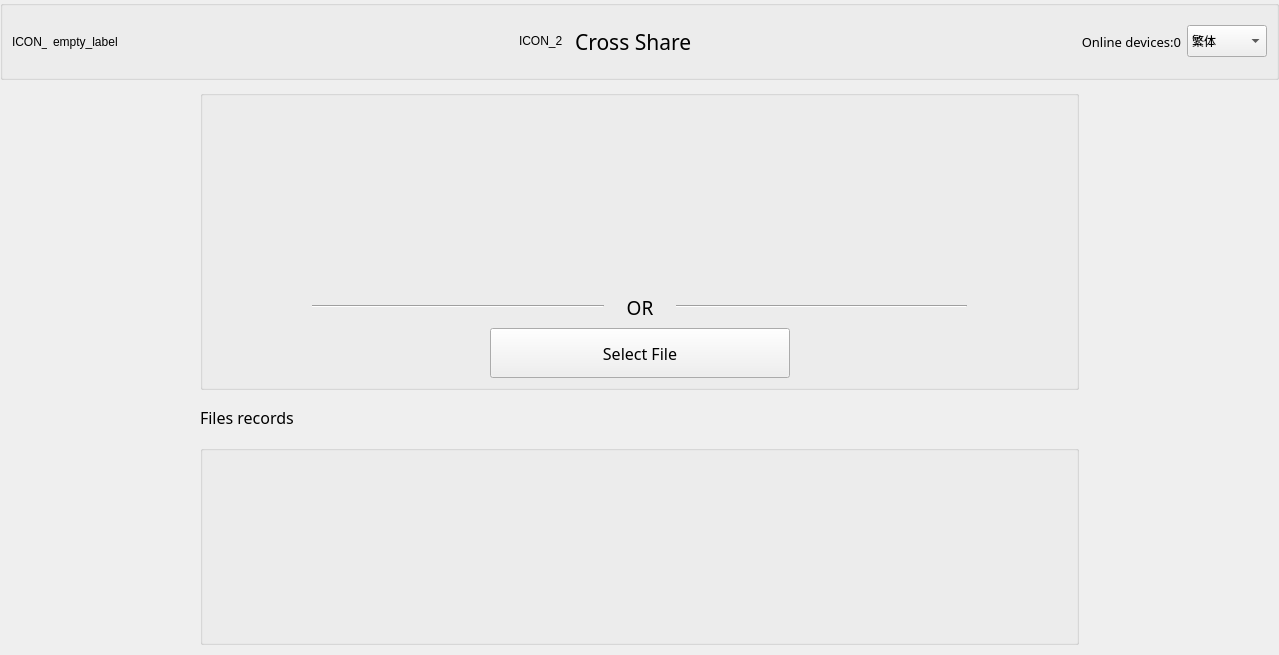
<?xml version="1.0" encoding="UTF-8"?>
<ui version="4.0">
 <class>MainWindow</class>
 <widget class="QMainWindow" name="MainWindow">
  <property name="geometry">
   <rect>
    <x>0</x>
    <y>0</y>
    <width>1279</width>
    <height>655</height>
   </rect>
  </property>
  <property name="windowTitle">
   <string>MainWindow</string>
  </property>
  <widget class="QWidget" name="centralwidget">
   <layout class="QVBoxLayout" name="verticalLayout">
    <property name="spacing">
     <number>10</number>
    </property>
    <property name="leftMargin">
     <number>0</number>
    </property>
    <property name="topMargin">
     <number>0</number>
    </property>
    <property name="rightMargin">
     <number>0</number>
    </property>
    <property name="bottomMargin">
     <number>10</number>
    </property>
    <item>
     <widget class="QGroupBox" name="top_box">
      <property name="sizePolicy">
       <sizepolicy hsizetype="Expanding" vsizetype="Fixed">
        <horstretch>0</horstretch>
        <verstretch>0</verstretch>
       </sizepolicy>
      </property>
      <property name="minimumSize">
       <size>
        <width>0</width>
        <height>80</height>
       </size>
      </property>
      <property name="maximumSize">
       <size>
        <width>16777215</width>
        <height>80</height>
       </size>
      </property>
      <property name="title">
       <string/>
      </property>
      <layout class="QHBoxLayout" name="horizontalLayout_3">
       <property name="topMargin">
        <number>0</number>
       </property>
       <property name="bottomMargin">
        <number>0</number>
       </property>
       <item>
        <widget class="QLabel" name="title_icon_1">
         <property name="sizePolicy">
          <sizepolicy hsizetype="Fixed" vsizetype="Fixed">
           <horstretch>0</horstretch>
           <verstretch>0</verstretch>
          </sizepolicy>
         </property>
         <property name="minimumSize">
          <size>
           <width>35</width>
           <height>35</height>
          </size>
         </property>
         <property name="maximumSize">
          <size>
           <width>35</width>
           <height>35</height>
          </size>
         </property>
         <property name="text">
          <string>ICON_1</string>
         </property>
        </widget>
       </item>
       <item>
        <widget class="QLabel" name="empty_label">
         <property name="sizePolicy">
          <sizepolicy hsizetype="Fixed" vsizetype="Expanding">
           <horstretch>0</horstretch>
           <verstretch>0</verstretch>
          </sizepolicy>
         </property>
         <property name="minimumSize">
          <size>
           <width>175</width>
           <height>0</height>
          </size>
         </property>
         <property name="maximumSize">
          <size>
           <width>175</width>
           <height>16777215</height>
          </size>
         </property>
         <property name="text">
          <string>empty_label</string>
         </property>
        </widget>
       </item>
       <item>
        <spacer name="horizontalSpacer_5">
         <property name="orientation">
          <enum>Qt::Horizontal</enum>
         </property>
         <property name="sizeHint" stdset="0">
          <size>
           <width>450</width>
           <height>20</height>
          </size>
         </property>
        </spacer>
       </item>
       <item>
        <widget class="QLabel" name="title_icon_2">
         <property name="sizePolicy">
          <sizepolicy hsizetype="Fixed" vsizetype="Fixed">
           <horstretch>0</horstretch>
           <verstretch>0</verstretch>
          </sizepolicy>
         </property>
         <property name="minimumSize">
          <size>
           <width>50</width>
           <height>32</height>
          </size>
         </property>
         <property name="maximumSize">
          <size>
           <width>50</width>
           <height>32</height>
          </size>
         </property>
         <property name="text">
          <string>ICON_2</string>
         </property>
        </widget>
       </item>
       <item>
        <widget class="QLabel" name="title_label">
         <property name="sizePolicy">
          <sizepolicy hsizetype="Fixed" vsizetype="Expanding">
           <horstretch>0</horstretch>
           <verstretch>0</verstretch>
          </sizepolicy>
         </property>
         <property name="minimumSize">
          <size>
           <width>185</width>
           <height>0</height>
          </size>
         </property>
         <property name="maximumSize">
          <size>
           <width>185</width>
           <height>16777215</height>
          </size>
         </property>
         <property name="font">
          <font>
           <family>Agency FB</family>
           <pointsize>16</pointsize>
          </font>
         </property>
         <property name="text">
          <string>Cross Share</string>
         </property>
         <property name="alignment">
          <set>Qt::AlignLeading|Qt::AlignLeft|Qt::AlignVCenter</set>
         </property>
        </widget>
       </item>
       <item>
        <spacer name="horizontalSpacer_6">
         <property name="orientation">
          <enum>Qt::Horizontal</enum>
         </property>
         <property name="sizeHint" stdset="0">
          <size>
           <width>400</width>
           <height>18</height>
          </size>
         </property>
        </spacer>
       </item>
       <item>
        <widget class="QLabel" name="online_devices_label">
         <property name="sizePolicy">
          <sizepolicy hsizetype="Fixed" vsizetype="Expanding">
           <horstretch>0</horstretch>
           <verstretch>0</verstretch>
          </sizepolicy>
         </property>
         <property name="minimumSize">
          <size>
           <width>180</width>
           <height>0</height>
          </size>
         </property>
         <property name="maximumSize">
          <size>
           <width>180</width>
           <height>16777215</height>
          </size>
         </property>
         <property name="font">
          <font>
           <family>Agency FB</family>
           <pointsize>10</pointsize>
          </font>
         </property>
         <property name="text">
          <string>Online devices:0</string>
         </property>
         <property name="alignment">
          <set>Qt::AlignRight|Qt::AlignTrailing|Qt::AlignVCenter</set>
         </property>
        </widget>
       </item>
       <item>
        <widget class="QComboBox" name="comboBox">
         <property name="sizePolicy">
          <sizepolicy hsizetype="Fixed" vsizetype="Fixed">
           <horstretch>0</horstretch>
           <verstretch>0</verstretch>
          </sizepolicy>
         </property>
         <property name="minimumSize">
          <size>
           <width>80</width>
           <height>32</height>
          </size>
         </property>
         <property name="maximumSize">
          <size>
           <width>80</width>
           <height>32</height>
          </size>
         </property>
         <item>
          <property name="text">
           <string>繁体</string>
          </property>
         </item>
        </widget>
       </item>
      </layout>
     </widget>
    </item>
    <item>
     <layout class="QHBoxLayout" name="horizontalLayout_5">
      <item>
       <spacer name="horizontalSpacer_9">
        <property name="orientation">
         <enum>Qt::Horizontal</enum>
        </property>
        <property name="sizeType">
         <enum>QSizePolicy::Fixed</enum>
        </property>
        <property name="sizeHint" stdset="0">
         <size>
          <width>200</width>
          <height>20</height>
         </size>
        </property>
       </spacer>
      </item>
      <item>
       <widget class="QGroupBox" name="middle_box">
        <property name="sizePolicy">
         <sizepolicy hsizetype="Expanding" vsizetype="Fixed">
          <horstretch>0</horstretch>
          <verstretch>0</verstretch>
         </sizepolicy>
        </property>
        <property name="minimumSize">
         <size>
          <width>0</width>
          <height>300</height>
         </size>
        </property>
        <property name="maximumSize">
         <size>
          <width>16777215</width>
          <height>300</height>
         </size>
        </property>
        <property name="title">
         <string/>
        </property>
        <layout class="QVBoxLayout" name="verticalLayout_2">
         <property name="topMargin">
          <number>9</number>
         </property>
         <property name="bottomMargin">
          <number>9</number>
         </property>
         <item>
          <widget class="QStackedWidget" name="drag_drop_area">
           <property name="sizePolicy">
            <sizepolicy hsizetype="Expanding" vsizetype="Expanding">
             <horstretch>0</horstretch>
             <verstretch>0</verstretch>
            </sizepolicy>
           </property>
           <widget class="QWidget" name="page_1"/>
           <widget class="QWidget" name="page_3"/>
          </widget>
         </item>
         <item>
          <layout class="QHBoxLayout" name="horizontalLayout_2">
           <item>
            <spacer name="horizontalSpacer">
             <property name="orientation">
              <enum>Qt::Horizontal</enum>
             </property>
             <property name="sizeType">
              <enum>QSizePolicy::Fixed</enum>
             </property>
             <property name="sizeHint" stdset="0">
              <size>
               <width>100</width>
               <height>20</height>
              </size>
             </property>
            </spacer>
           </item>
           <item>
            <widget class="Line" name="line_left">
             <property name="sizePolicy">
              <sizepolicy hsizetype="Expanding" vsizetype="Fixed">
               <horstretch>0</horstretch>
               <verstretch>0</verstretch>
              </sizepolicy>
             </property>
             <property name="orientation">
              <enum>Qt::Horizontal</enum>
             </property>
            </widget>
           </item>
           <item>
            <widget class="QLabel" name="label">
             <property name="sizePolicy">
              <sizepolicy hsizetype="Fixed" vsizetype="Fixed">
               <horstretch>0</horstretch>
               <verstretch>0</verstretch>
              </sizepolicy>
             </property>
             <property name="minimumSize">
              <size>
               <width>60</width>
               <height>30</height>
              </size>
             </property>
             <property name="maximumSize">
              <size>
               <width>60</width>
               <height>30</height>
              </size>
             </property>
             <property name="font">
              <font>
               <family>Agency FB</family>
               <pointsize>14</pointsize>
              </font>
             </property>
             <property name="text">
              <string>OR</string>
             </property>
             <property name="alignment">
              <set>Qt::AlignCenter</set>
             </property>
            </widget>
           </item>
           <item>
            <widget class="Line" name="line_right">
             <property name="sizePolicy">
              <sizepolicy hsizetype="Expanding" vsizetype="Fixed">
               <horstretch>0</horstretch>
               <verstretch>0</verstretch>
              </sizepolicy>
             </property>
             <property name="orientation">
              <enum>Qt::Horizontal</enum>
             </property>
            </widget>
           </item>
           <item>
            <spacer name="horizontalSpacer_2">
             <property name="orientation">
              <enum>Qt::Horizontal</enum>
             </property>
             <property name="sizeType">
              <enum>QSizePolicy::Fixed</enum>
             </property>
             <property name="sizeHint" stdset="0">
              <size>
               <width>100</width>
               <height>20</height>
              </size>
             </property>
            </spacer>
           </item>
          </layout>
         </item>
         <item>
          <layout class="QHBoxLayout" name="horizontalLayout">
           <item>
            <spacer name="horizontalSpacer_3">
             <property name="orientation">
              <enum>Qt::Horizontal</enum>
             </property>
             <property name="sizeHint" stdset="0">
              <size>
               <width>268</width>
               <height>28</height>
              </size>
             </property>
            </spacer>
           </item>
           <item>
            <widget class="QPushButton" name="select_file">
             <property name="sizePolicy">
              <sizepolicy hsizetype="Fixed" vsizetype="Fixed">
               <horstretch>0</horstretch>
               <verstretch>0</verstretch>
              </sizepolicy>
             </property>
             <property name="minimumSize">
              <size>
               <width>300</width>
               <height>50</height>
              </size>
             </property>
             <property name="maximumSize">
              <size>
               <width>300</width>
               <height>50</height>
              </size>
             </property>
             <property name="font">
              <font>
               <family>Agency FB</family>
               <pointsize>12</pointsize>
              </font>
             </property>
             <property name="text">
              <string>Select File</string>
             </property>
            </widget>
           </item>
           <item>
            <spacer name="horizontalSpacer_4">
             <property name="orientation">
              <enum>Qt::Horizontal</enum>
             </property>
             <property name="sizeHint" stdset="0">
              <size>
               <width>268</width>
               <height>38</height>
              </size>
             </property>
            </spacer>
           </item>
          </layout>
         </item>
        </layout>
       </widget>
      </item>
      <item>
       <spacer name="horizontalSpacer_10">
        <property name="orientation">
         <enum>Qt::Horizontal</enum>
        </property>
        <property name="sizeType">
         <enum>QSizePolicy::Fixed</enum>
        </property>
        <property name="sizeHint" stdset="0">
         <size>
          <width>200</width>
          <height>20</height>
         </size>
        </property>
       </spacer>
      </item>
     </layout>
    </item>
    <item>
     <layout class="QHBoxLayout" name="horizontalLayout_7">
      <item>
       <spacer name="horizontalSpacer_11">
        <property name="orientation">
         <enum>Qt::Horizontal</enum>
        </property>
        <property name="sizeType">
         <enum>QSizePolicy::Fixed</enum>
        </property>
        <property name="sizeHint" stdset="0">
         <size>
          <width>200</width>
          <height>20</height>
         </size>
        </property>
       </spacer>
      </item>
      <item>
       <widget class="QLabel" name="record_title_label">
        <property name="sizePolicy">
         <sizepolicy hsizetype="Fixed" vsizetype="Fixed">
          <horstretch>0</horstretch>
          <verstretch>0</verstretch>
         </sizepolicy>
        </property>
        <property name="minimumSize">
         <size>
          <width>150</width>
          <height>35</height>
         </size>
        </property>
        <property name="maximumSize">
         <size>
          <width>150</width>
          <height>35</height>
         </size>
        </property>
        <property name="font">
         <font>
          <family>Agency FB</family>
          <pointsize>12</pointsize>
          <weight>50</weight>
          <bold>false</bold>
         </font>
        </property>
        <property name="text">
         <string>Files records</string>
        </property>
       </widget>
      </item>
      <item>
       <spacer name="horizontalSpacer_12">
        <property name="orientation">
         <enum>Qt::Horizontal</enum>
        </property>
        <property name="sizeHint" stdset="0">
         <size>
          <width>40</width>
          <height>20</height>
         </size>
        </property>
       </spacer>
      </item>
     </layout>
    </item>
    <item>
     <layout class="QHBoxLayout" name="horizontalLayout_4">
      <item>
       <spacer name="horizontalSpacer_7">
        <property name="orientation">
         <enum>Qt::Horizontal</enum>
        </property>
        <property name="sizeType">
         <enum>QSizePolicy::Fixed</enum>
        </property>
        <property name="sizeHint" stdset="0">
         <size>
          <width>200</width>
          <height>20</height>
         </size>
        </property>
       </spacer>
      </item>
      <item>
       <widget class="QGroupBox" name="bottom_box">
        <property name="sizePolicy">
         <sizepolicy hsizetype="Expanding" vsizetype="Expanding">
          <horstretch>0</horstretch>
          <verstretch>0</verstretch>
         </sizepolicy>
        </property>
        <property name="title">
         <string/>
        </property>
        <layout class="QHBoxLayout" name="horizontalLayout_6">
         <property name="leftMargin">
          <number>0</number>
         </property>
         <property name="rightMargin">
          <number>0</number>
         </property>
         <item>
          <widget class="QStackedWidget" name="fileOptListWidget">
           <property name="sizePolicy">
            <sizepolicy hsizetype="Expanding" vsizetype="Expanding">
             <horstretch>0</horstretch>
             <verstretch>0</verstretch>
            </sizepolicy>
           </property>
           <property name="currentIndex">
            <number>0</number>
           </property>
           <widget class="QWidget" name="page"/>
           <widget class="QWidget" name="page_2"/>
          </widget>
         </item>
        </layout>
       </widget>
      </item>
      <item>
       <spacer name="horizontalSpacer_8">
        <property name="orientation">
         <enum>Qt::Horizontal</enum>
        </property>
        <property name="sizeType">
         <enum>QSizePolicy::Fixed</enum>
        </property>
        <property name="sizeHint" stdset="0">
         <size>
          <width>200</width>
          <height>20</height>
         </size>
        </property>
       </spacer>
      </item>
     </layout>
    </item>
   </layout>
  </widget>
 </widget>
 <resources/>
 <connections/>
</ui>
